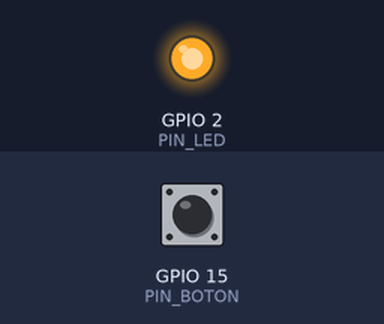
Bench run of a program on a simulated ESP32. On the bench: output pins drawn as LEDs (lit = HIGH). The inputs (shaded band) are chosen by the test bench; at power-on: GPIO 15 (PIN_BOTON) HIGH.

Above: at 1.2 s.
1.3 s: GPIO 15 (PIN_BOTON) pulled LOW for 0.15 s
At 1.37 s:
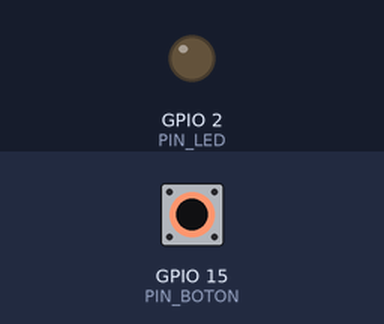
2.9 s: GPIO 15 (PIN_BOTON) pulled LOW for 3.2 s
At 7.2 s:
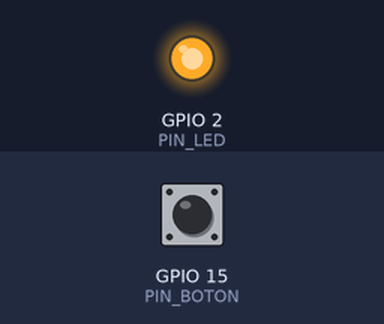
Timing chart, 0 to 8.7 s (numbered marks = the images above; inputs shaded):
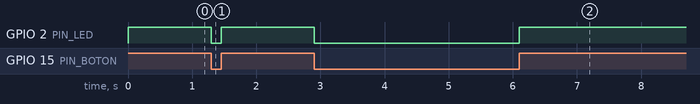

Measured:
- after the input at 1.3 s, GPIO 2 (PIN_LED): HIGH → LOW at once, → HIGH 0.15 s later
- after the input at 2.9 s, GPIO 2 (PIN_LED): HIGH → LOW at once, → HIGH 3.2 s later

The program:

main.cpp
```cpp
#include <Arduino.h>

#define PIN_LED 2
#define PIN_BOTON 15  //Marcado como 15 en el microcontrolador LILYGO OLED V3.0

void setup() {
  pinMode(PIN_LED,   OUTPUT);
  pinMode(PIN_BOTON, INPUT_PULLUP);
}

void loop() {
  int estado_boton;
  estado_boton = digitalRead(PIN_BOTON);
  if(estado_boton == HIGH)
    digitalWrite(PIN_LED, HIGH);
  else
    digitalWrite(PIN_LED, LOW);
}
```
